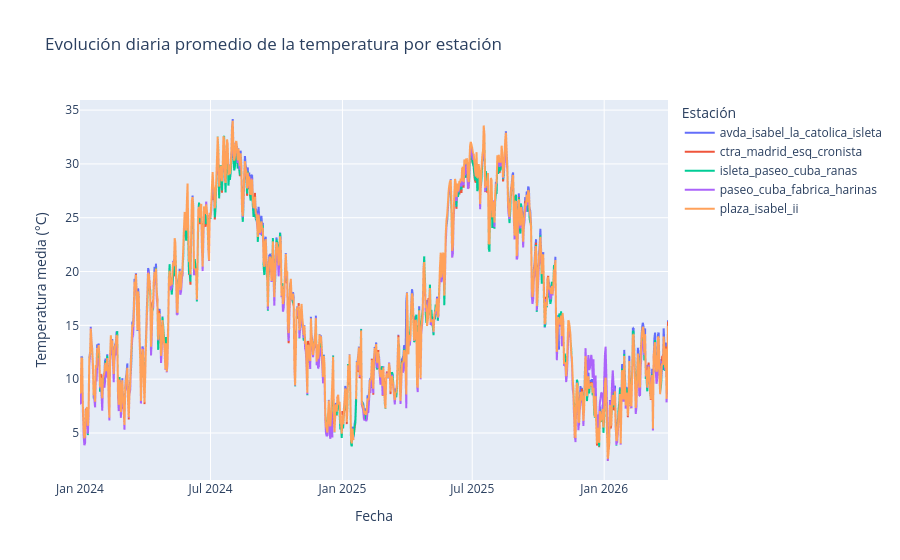

Notebook source saved alongside this figure:
### Markdown cell above
Se puede apreciar la estacionalidad de la temperatura, es decir, **baja** en los meses de invierno y **sube** en los meses de verano a lo largo de los años. Veamos la gráfica quitando algo del ruido dado que los registros son horarios y se comprime demasiada información

### Code cell
df_daily = (
    df.set_index('fecha')
      .groupby('station_slug')['temp_c']
      .resample('D')
      .mean()
      .reset_index()
)

fig = px.line(
    df_daily.sort_values(['station_slug', 'fecha']),
    x='fecha',
    y='temp_c',
    color='station_slug',
    title='Evolución diaria promedio de la temperatura por estación',
    labels={'temp_c': 'Temperatura media (°C)', 'fecha': 'Fecha', 'station_slug': 'Estación'}
)
fig.update_layout(legend_title_text='Estación')
fig.show()

### Figure 1 — Plotly figure (JSON) as saved in the notebook; plotly's stock layout.template omitted (floating-point values rounded to 4 significant figures; data arrays with more than 128 entries replaced by an {"elided": "..."} marker saying what was removed)
{"data": [{"hovertemplate": "Estación=avda_isabel_la_catolica_isleta<br>Fecha=%{x}<br>Temperatura media (°C)=%{y}<extra></extra>", "legendgroup": "avda_isabel_la_catolica_isleta", "line": {"color": "#636efa", "dash": "solid"}, "marker": {"symbol": "circle"}, "mode": "lines", "name": "avda_isabel_la_catolica_isleta", "showlegend": true, "type": "scattergl", "x": {"elided": "821 str values"}, "xaxis": "x", "y": {"elided": "821 float values"}, "yaxis": "y"}, {"hovertemplate": "Estación=ctra_madrid_esq_cronista<br>Fecha=%{x}<br>Temperatura media (°C)=%{y}<extra></extra>", "legendgroup": "ctra_madrid_esq_cronista", "line": {"color": "#EF553B", "dash": "solid"}, "marker": {"symbol": "circle"}, "mode": "lines", "name": "ctra_madrid_esq_cronista", "showlegend": true, "type": "scattergl", "x": {"elided": "821 str values"}, "xaxis": "x", "y": {"elided": "821 float values"}, "yaxis": "y"}, {"hovertemplate": "Estación=isleta_paseo_cuba_ranas<br>Fecha=%{x}<br>Temperatura media (°C)=%{y}<extra></extra>", "legendgroup": "isleta_paseo_cuba_ranas", "line": {"color": "#00cc96", "dash": "solid"}, "marker": {"symbol": "circle"}, "mode": "lines", "name": "isleta_paseo_cuba_ranas", "showlegend": true, "type": "scattergl", "x": {"elided": "821 str values"}, "xaxis": "x", "y": {"elided": "821 float values"}, "yaxis": "y"}, {"hovertemplate": "Estación=paseo_cuba_fabrica_harinas<br>Fecha=%{x}<br>Temperatura media (°C)=%{y}<extra></extra>", "legendgroup": "paseo_cuba_fabrica_harinas", "line": {"color": "#ab63fa", "dash": "solid"}, "marker": {"symbol": "circle"}, "mode": "lines", "name": "paseo_cuba_fabrica_harinas", "showlegend": true, "type": "scattergl", "x": {"elided": "821 str values"}, "xaxis": "x", "y": {"elided": "821 float values"}, "yaxis": "y"}, {"hovertemplate": "Estación=plaza_isabel_ii<br>Fecha=%{x}<br>Temperatura media (°C)=%{y}<extra></extra>", "legendgroup": "plaza_isabel_ii", "line": {"color": "#FFA15A", "dash": "solid"}, "marker": {"symbol": "circle"}, "mode": "lines", "name": "plaza_isabel_ii", "showlegend": true, "type": "scattergl", "x": {"elided": "821 str values"}, "xaxis": "x", "y": {"elided": "821 float values"}, "yaxis": "y"}], "layout": {"legend": {"title": {"text": "Estación"}, "tracegroupgap": 0}, "title": {"text": "Evolución diaria promedio de la temperatura por estación"}, "xaxis": {"anchor": "y", "domain": [0, 1], "title": {"text": "Fecha"}}, "yaxis": {"anchor": "x", "domain": [0, 1], "title": {"text": "Temperatura media (°C)"}}}}
